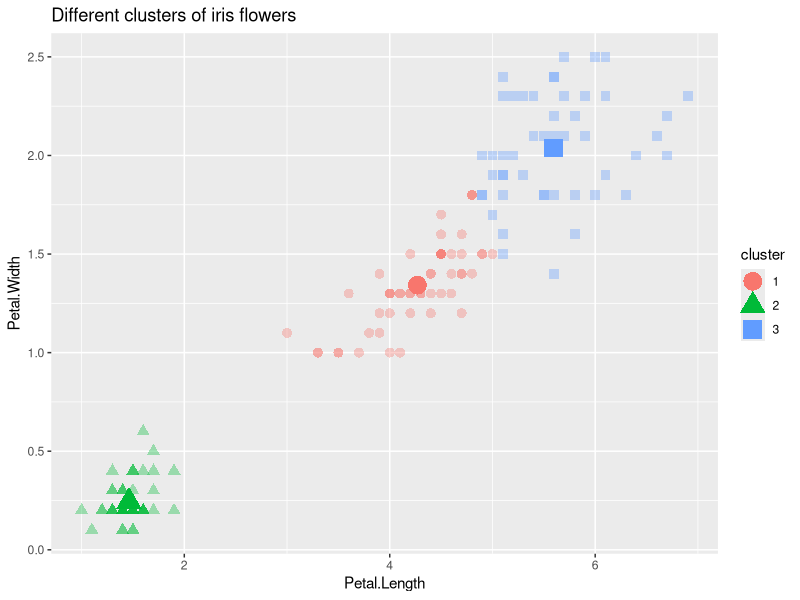
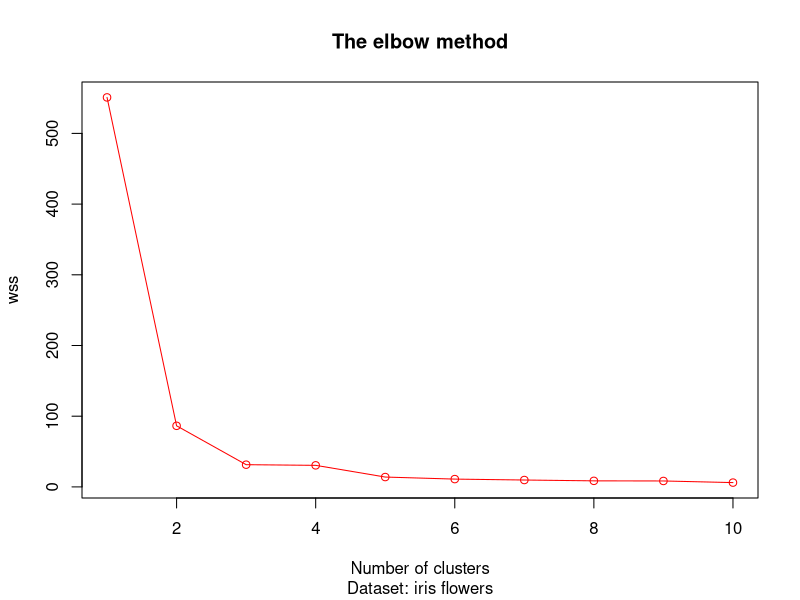
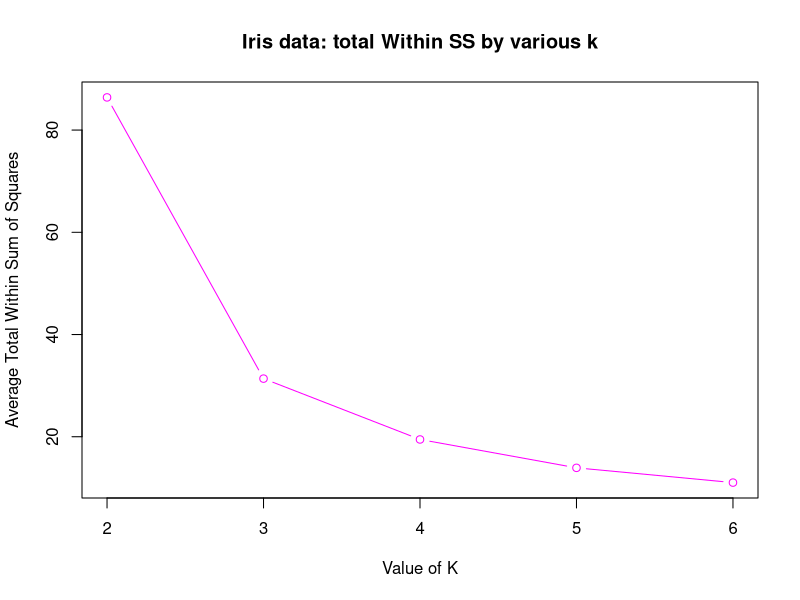

R code for these plots, in order:

# SED612, SIT@KMUTT
# Aug 2022
# By PM

# Clustering with k-means, using Iris dataset

# Use the set.seed() function to guarantee 
# that the results are reproducible, e.g., when doing k-means
set.seed(1234)

# use the provided Iris dataset, built-in herein
data("iris")

# check its structure and dimension
str(iris)
dim(iris)

# use some columns, remove "species" the 5th column because
# it will not be used in clustering; k-means is unsupervised learning
data_all <- iris[,-c(5)]

# call a k-means algorithm
km <- kmeans(data_all, centers = 3)

# show center of each cluster
km$centers
# show the obtained clusters
km$cluster
# summary of frequency of each cluster
table(km$cluster)
# or we could use
km$size


# nullify the set seed
set.seed(NULL)
# let's try to improve the clustering
# use some columns, supposedly good features: petal's length and width
df <- iris[, c(3,4)]

# create 3 clusters
# nstart is the number of initial configurations, set to 10-25
# The nstart parameter allows you to specify the number
# of random starts to try. For example, the following code 
# runs K-means to find 3 clusters using 10 different starting 
# cluster means. The function automatically returns the best solution 
# out of the 10 different starting points of means

km <- kmeans(df, centers = 3, nstart = 10) 
km$cluster
# summary of the frequency of each cluster
# and you will see a better accuracy
table(km$cluster)

# import the library for plotting
library(ggplot2)
# assign each cluster (obtained from k-means) to each data point
#Add Column in df
df$cluster <- factor(km$cluster)
# let put the Iris species back in there as well, for comparison/accuracy
#Add Column in df
df$species <- iris$Species
# also assign each cluster the mean/centroid
centers <- data.frame(cluster=factor(1:3), km$centers)
# let's try to plot the clusters
ggplot(data=df, aes(x=Petal.Length, y=Petal.Width, color=cluster, shape=cluster)) + 
  geom_point(alpha=0.35, size= 3) +
  geom_point(data=centers, aes(x=Petal.Length, y=Petal.Width), size=5, stroke=2) +
  ggtitle("Different clusters of iris flowers")


# try to find k using a simple method
# use some columns, supposedly good features: petal's length and width
df <- iris[, c(3,4)]
wss <- NULL
for (i in 1:10){
  km <- kmeans(df, centers = i)
  wss = c(wss, km$tot.withinss)
}
plot(1:10, wss, type = "o",main = "The elbow method",sub = "Dataset: iris flowers",
     xlab = "Number of clusters",col="red")
wss

# now try to use a more detailed one.
# also try to see which k is good enough
# k from 2 to 6
k_val <- 2:6
total_within_ss <- double(length = 0)
# let's try to run k-means for 100 times
times <- 100
cat(times)
# run k-means for each k
for(kv in k_val){
  within_ss_each_k <- double(length = times)
  # run many times of k-means for each k
  for(i in 1:times){
    km_temp <- kmeans(df,centers = kv, nstart = 10)
    within_ss_each_k[i] <- km_temp$tot.withinss
  }
  # find an average
  avg_total_within_ss <- mean(within_ss_each_k)
  # append the values
  total_within_ss <- append(total_within_ss, avg_total_within_ss) 
}


# more or less you will see an elbow plot which
# helps you pick your best k

plot(k_val,total_within_ss,type="b", main="Iris data: total Within SS by various k",
     ylab="Average Total Within Sum of Squares",
     xlab="Value of K",
     col= "magenta")




# Now, let's try to see some performance metrics.

# Based on the preceding code, modify it, find accuracy, sensitivity, 
# specificity, and precision of each Iris flower type.


# let's try to find accuracy, first set a seed for reproducing
# Note that there is not real usual confusion matrix in k-means
# as it is found in the supervised learning methods such as k-NN.
set.seed(1234)
# use some columns, supposedly good features: petal's length and width
df <- iris[, c(3,4)]
# let's now use k = 3 
km <- kmeans(df, centers = 3, nstart = 10) 
km$cluster
# summary of the frequency of each cluster
# and you will see a better accuracy
table(km$cluster)

# First, relabel the data with the cluster number
df$cluster <- km$cluster
# also put the known species back (be careful here, the labels are randomly
# given by the program, each time they may not be the same; however, we have
# used "set.seed function here, so it is just fine for this example)
df$species <- iris$Species
for (i in 1:length(iris$Species)){
  if (df$cluster[i] == 3){
    df$label[i] = "setosa"
  } else if (df$cluster[i] == 1){
    df$label[i] = "versicolor"
  } else {
    df$label[i] = "virginica"
  }
}

# compare
cmp <- (df$species == df$label)
cmp
# calculate the accuracy score
mean(cmp)

# or we could as follows
# using a cross table
table(df$species, df$label)
val <- table(df$species, df$label)
acc <- sum(diag(val))/sum(val)
acc
#accuracy
